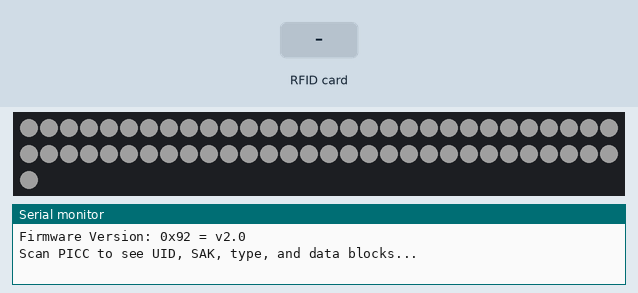
The sketch below on a simulated ESP32. Shown: 61 RGB LEDs in strip order, left to right, continuing on the next row, the last lines printed to the serial monitor. The test bench sets the inputs (shaded band). Dim RGB values are drawn brighter than linear; colours are those a GRB WS2812 strip shows for the declared byte order.

Above: at 4.2 s.
4.3 s: RFID card 5E 7A 19 C4 held to the reader
At 7.83 s:
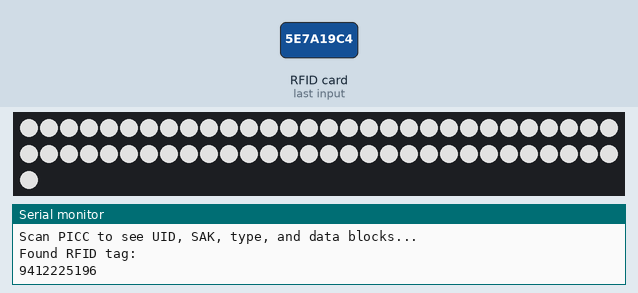
Timing chart, 0 to 9.3 s (numbered marks = the images above; inputs shaded):
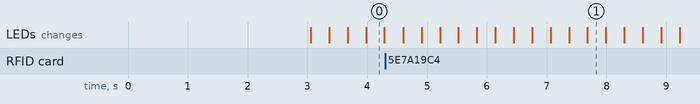

The sketch:

Pumpkin.ino
```cpp
/*********
  H A L L O W E E N    P U M P K I N
*********/

/**
 * NOTE: Replace these RFID tag values with the UIDs of your tags
 * If the RFID reader is up and running you can call 'printTagBytes()'
 * and it will print the 4 UID bytes that identify that tag.
 *
 * The size of the array depends on how many RFID tags you have.
 */
byte rfidTagArray[10][4] = {
  {112, 130, 126, 162},
  {80, 173, 119, 162},
  {128, 193, 118, 162},
  {160, 188, 129, 162},
  {32, 218, 125, 162},
  {112, 240, 125, 162},
  {128, 224, 121, 162},
  {96, 30, 126, 162},
  {96, 105, 204, 87},
  {80, 97, 129, 162}
};


//RFID
#include <SPI.h>
#include <MFRC522.h>

#define RST_PIN   16          // Reset pin
#define SS_PIN    21          // SDA (SS) pin

//LED
#include <FastLED.h>
#define LED_PIN     32
#define NUM_LEDS    61
#define BRIGHTNESS  255
#define LED_TYPE    WS2812B   //Check the LED type of your strip and change if needed
#define COLOR_ORDER RBG       //The color order also depends on the strip
CRGB leds[NUM_LEDS];

#define UPDATES_PER_SECOND 100

// Global variables
boolean rfidTagFound = false;
boolean increment = true;
int ledPosition = 2;
int ledRange = 4;
int brightnessCounter = 0;
int rotatingLed = 0;
int ledAnimationDuration = 0;

// Init array that will store new NUID
byte latestFoundTag[4];

// Create MFRC522 instance
MFRC522 mfrc522(SS_PIN, RST_PIN);

void setup() {
  // Serial port for debugging purposes
  Serial.begin(115200); //115200 baud is needed for printing RFID values, can be set in your Serial monitor

  //RFID
  SPI.begin();      // Init SPI bus
  mfrc522.PCD_Init();   // Init MFRC522
  delay(4);       // Optional delay. Some board do need more time after init to be ready
  mfrc522.PCD_DumpVersionToSerial();  // Show details of PCD - MFRC522 Tag Reader details
  Serial.println(F("Scan PICC to see UID, SAK, type, and data blocks..."));

  //LEDs
  delay( 3000 ); // power-up safety delay
  FastLED.addLeds<LED_TYPE, LED_PIN, COLOR_ORDER>(leds, NUM_LEDS).setCorrection( TypicalLEDStrip );
  FastLED.setBrightness(BRIGHTNESS);
}

void loop() {
  delay(1);

  //LED
  if (rfidTagFound) {
    animateActiveLedStrip();
  }
  else {
    animateIdleLedStrip();
  }

  //RFID
  // Reset the loop if no new tag present on the sensor/reader. This saves the entire process when idle.
  if ( ! mfrc522.PICC_IsNewCardPresent()) {
    return;
  }

  // Select one of the cards
  if ( ! mfrc522.PICC_ReadCardSerial()) {
    return;
  }

  // Store Tag bytes into latestFoundTag
  for (byte i = 0; i < 4; i++) {
    latestFoundTag[i] = mfrc522.uid.uidByte[i];
  }

  int foundTagPosition = foundTagInRFIDList(mfrc522.uid);

  if (foundTagPosition != -1) { // -1 is returned when none of tags in the 'rfidTagArray' matched the found tag
    rfidTagFound = true;
    setLedRange(NUM_LEDS, sizeof(rfidTagArray), foundTagPosition);
    turnLedsOff();
    resetLedSettings();
  }

  printTagBytes(mfrc522.uid);
}

/**
  * Returns the RFID tag position in the RFIDTagArray if it was found
  */
int foundTagInRFIDList (MFRC522::Uid foundTag) {
  for (int rfidTag = 0; rfidTag < sizeof(rfidTagArray); rfidTag++) {
    for (int i = 0; i < sizeof(rfidTagArray[rfidTag]); i++) {
      if (foundTag.uidByte[i] != rfidTagArray[rfidTag][i]) {
        return -1;
      }
    }
    return rfidTag;
  }
}

/**
  * Animates the LED strip when an RFID tag has been detected
  */
void animateActiveLedStrip() {
  rotatingLed++;
  if (rotatingLed == (ledPosition + ledRange)) {
    rotatingLed = ledPosition - ledRange;
  }

  leds[rotatingLed] = CRGB::White;
  FastLED.show();
  // clear this led for the next time around the loop
  leds[rotatingLed] = CRGB::Black;

  ledAnimationDuration++;
  if (ledAnimationDuration >= 300) { //
    rfidTagFound = false;
    ledAnimationDuration = 0;
    brightnessCounter = 0;
  }
}

/**
  * Animates the LED strip from low to high brightness when
  * no RFID tag is detected.
  */
void animateIdleLedStrip() {
  if (brightnessCounter <= 0) {
    increment = true;
  } else if (brightnessCounter >= 180) {
    increment = false;
  }
  if (increment == true) {
    for ( int i = 0; i < NUM_LEDS; i++) {
      leds[i] = CRGB::White;  // Can be any colour.
      leds[i].maximizeBrightness(brightnessCounter);
    }
    FastLED.show();
    brightnessCounter++ ;  // Increment
  }
  else if (increment == false) {
    for ( int i = 0; i < NUM_LEDS; i++)
    {
      leds[i] = CRGB::White;  // Can be any colour.
      leds[i].maximizeBrightness(brightnessCounter);
    }
    FastLED.show();
    brightnessCounter-- ;  // Decrement
  }
}

/**
  * Turns Leds off. Resetting needs to be done before lighting up a specific LED range
  */
void turnLedsOff () {
  for ( int i = 0; i < NUM_LEDS; i++) {
    leds[i] = CRGB::Black;
  }
  FastLED.show();
}

void resetLedSettings() {
  rotatingLed = ledPosition;
  ledAnimationDuration = 0;
}


/**
 Sets the range of LEDs to light up when a RFID tag has been read
 */
void setLedRange(int ledCount, int tagCount, int tagPosition) {
  ledRange = (int)(ledCount / tagCount);
  ledPosition = (int)(tagPosition * ledRange);
}

/**
  * Helper routine to dump a byte array as hex values to Serial.
  */
void printHex(byte *buffer, byte bufferSize) {
  for (byte i = 0; i < bufferSize; i++) {
    Serial.print(buffer[i] < 0x10 ? " 0" : " ");
    Serial.print(buffer[i], HEX);
  }
}

/**
  * Use this method for printing the byte values of one of your RFID tags so you can add them to the 'rfidTagArray'
  */
void printTagBytes(MFRC522::Uid tag) {
  Serial.println(F("Found RFID tag:"));
  for (byte i = 0; i < tag.size; i++) {
    Serial.print( tag.uidByte[i]);
  }
  // Dump debug info about the tag; PICC_HaltA() is automatically called
  mfrc522.PICC_DumpToSerial(&(mfrc522.uid));

  if (mfrc522.uid.uidByte[0] != latestFoundTag[0] ||
      mfrc522.uid.uidByte[1] != latestFoundTag[1] ||
      mfrc522.uid.uidByte[2] != latestFoundTag[2] ||
      mfrc522.uid.uidByte[3] != latestFoundTag[3] ) {
    Serial.println(F("A new tag has been detected."));
  }
}
```
